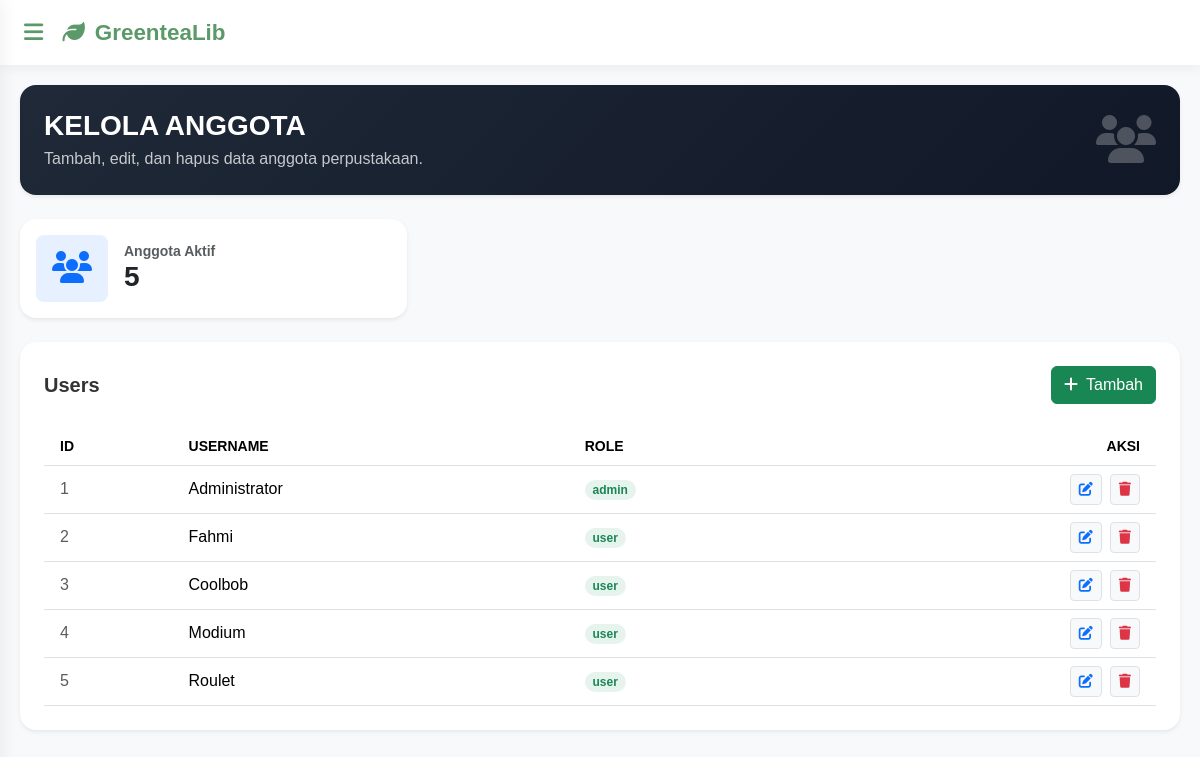
The page /Views/V_User.php (signed in) on the database its author committed.
### tables this page shows
CREATE TABLE `users` (
  `id` int(11) NOT NULL,
  `username` varchar(50) NOT NULL,
  `password` varchar(255) NOT NULL,
  `role` enum('admin','user') NOT NULL DEFAULT 'user'
);

### Controllers/C_User.php (called while the page is built)
<?php
include_once '../Models/M_User.php';
$user = new M_User();
try{
    if(!empty($_GET['aksi'])){
        if($_GET['aksi'] == 'register'){
            $username = $_POST['username'];
            $password = $_POST['password'];
            $role = 'user';
            $checkUser = $user->LOGIN_USER($username);
            if($checkUser){
                die("
                    <script>
                        alert('Username sudah terdaftar!');
                        window.location='../Views/V_Regis.php';
                    </script>
                ");
            }else{
                $user->ADD_USERS(null, $username, $password, $role);
                header("Location: ../Views/V_Login.php");
            }
        }
        elseif($_GET['aksi'] == 'login'){
            $username = $_POST['username'];
            $password = $_POST['password'];
            $checkUser2 = $user->LOGIN_USER($username);
            if(!$checkUser2){
                die("
                    <script>
                        alert('Username tidak ditemukan!');
                        window.location='../Views/V_Login.php';
                    </script>
                ");
            }
            if(password_verify($password, $checkUser2->password)){
                session_start();
                $_SESSION['login'] = true;
                $_SESSION['id_user'] = $checkUser2->id;
                $_SESSION['user'] = $checkUser2->username;
                $_SESSION['role'] = $checkUser2->role;
                echo "
                <script>
                    alert('Berhasil login!');
                </script>";
                header("Location: ../Views/index.php");
                exit;
            } else {
                echo "
                <script>
                    alert('Password salah!');
                    window.location='../Views/V_Login.php';
                </script>";
            }
        }
        elseif($_GET['aksi'] == 'logout'){
            session_start();
            session_unset();
            session_destroy();
            header("Location: ../Views/V_Login.php");
            exit;
        }
        if(!($_GET['aksi'] == 'hapus')){
            if ($_GET['aksi'] == 'edit') {
                $id = $_GET['id'];
                session_start();
                if ($_SESSION['role'] !== 'admin' && $_SESSION['id_user'] != $id) {
                    die("<p>Akses Ilegal! Anda hanya boleh mengedit profil sendiri.</p>");
                }
                $users = $user->SHOW_USER_BY_ID($id);
                include_once '../Views/V_UpdateUser.php';
            }else{
                $id = $_POST['id'];
                $username = $_POST['username'];
                $password = $_POST['password'];
                $role = $_POST['role'];
                if($_GET['aksi'] == 'tambah'){
                    $user->ADD_USERS($id, $username, $password, $role);
                }elseif($_GET['aksi'] == 'update'){
                    $user->UPDATE_USERS($id, $username, $password, $role);
                    session_start();
                    if ($_SESSION['id_user'] == $id) {
                        $_SESSION['user'] = $username;
                        $_SESSION['role'] = $role;
                        header("Location: ../Views/profile.php?status=sukses");
                    } else {
                        header("Location: ../Views/V_User.php?status=update_berhasil");
                    }
                    exit;
                }
            }
        }else{
        	$id = $_GET['id'];
        	$user->DELETE_USERS($id);
        }
    }else{
        $totalUser = $user->COUNT_USER();
        $users = $user->SHOW_USERS();
    }
}catch(Exception $e){
    echo $e->getMessage();
}

### Models/M_Connect.php (called while the page is built, shortened)
<?php
class M_Connect
{
	private $host = "localhost",
	$username = "root",
	$pass = "",
	$db = "aqxua_lib";
	function __construct()
	{
		$this->connect = mysqli_connect($this->host, $this->username, $this->pass, $this->db);
		if ($this->connect)
		{
			return $this->connect;
		}else{
			echo mysqli_connect_error();
		}
	}
}

### Models/M_User.php (called while the page is built, shortened)
<?php
include_once 'M_Connect.php';
class M_User{
    public function SHOW_USERS(){
        $conn = new M_Connect();
        $sql = "SELECT * FROM users";
        $post = mysqli_query($conn->connect, $sql);
        if($post->num_rows > 0){
            while ($data = mysqli_fetch_object($post)){
                $result[] = $data;
            }
            return $result;
        }
    }
    public function COUNT_USER()
    {
        $conn = new M_Connect();
        $sql = "SELECT COUNT(*) as total FROM users";
        $post = mysqli_query($conn->connect, $sql);
        $data = mysqli_fetch_object($post);
        return $data;
    }
}

### Views/V_User.php (the view, shortened to what this page needs)
<?php
    include_once '../Controllers/C_User.php';
    include_once 'HEADER.php';
?>
    <div class="row mb-4">
        <div class="col-12">
            <div class="p-4 rounded-4 shadow-sm text-white d-flex align-items-center justify-content-between" style="background: linear-gradient(135deg, #1f2937, #111827);">
                <div>
                    <h3 class="fw-bold mb-1">KELOLA ANGGOTA</h3>
                    <p class="mb-0 opacity-75">Tambah, edit, dan hapus data anggota perpustakaan.</p>
                </div>
                <div class="d-none d-md-block">
                    <i class="fas fa-users fa-3x opacity-25"></i>
                </div>
            </div>
        </div>
    </div>
    <div class="col-12 col-md-4">
        <div class="card border-0 shadow-sm rounded-4 p-3 card-hover transition-all">
            <div class="d-flex align-items-center gap-3">
                <div class="bg-primary bg-opacity-10 p-3 rounded-3">
                    <i class="fas fa-users fa-2x text-primary"></i>
                </div>
                <div>
                    <h6 class="text-muted mb-0 small uppercase fw-bold">Anggota Aktif</h6>
                    <h3 class="fw-bold mb-0"><?= $totalUser->total ?></h3>
                </div>
            </div>
        </div>
    </div> <br>
    <div class="bg-white rounded-4 shadow-sm p-4">
        <div class="d-flex justify-content-between align-items-center mb-4">
            <h5 class="fw-semibold mb-0">Users</h5>
            <a href="V_AddUser.php" class="btn btn-success">
                <i class="fas fa-plus me-1"></i> Tambah
            </a>
        </div>
        <div class="table-responsive">
            <table class="table table-hover align-middle mb-0">
                <thead class="text-secondary small text-uppercase">
                    <tr>
                        <th scope="col" class="ps-3">ID</th>
                        <th scope="col">Username</th>
                        <th scope="col">Role</th>
                        <th scope="col" class="text-end pe-3">Aksi</th>
                    </tr>
                </thead>
                <tbody>
                    <?php
                    if(!empty($users)){
                            $no = 1;
                            foreach($users as $data){
                    ?>
                    <tr>
                        <td class="ps-3 text-muted"><?= $no++ ?></td>
                        <td class="fw-medium">
                            <?= $data->username ?>
                        </td>
                        <td>
                            <span class="badge rounded-pill bg-success bg-opacity-10">
                                <span class="text-success"><?= $data->role ?></span>
                            </span>
                        </td>
                        <td class="text-end pe-3">
                            <div class="d-flex justify-content-end gap-2">
                                <a href="../Controllers/C_User.php?aksi=edit&id=<?= $data->id ?>" class="btn btn-sm btn-light border text-primary" title="Update">
                                 	<i class="fas fa-edit"></i>
                                 </a>
                                <a href="../Controllers/C_User.php?aksi=hapus&id=<?= $data->id ?>" class="btn btn-sm btn-light border text-danger" onclick="return confirm('Hapus user <?= $data->username ?>?')" title="Delete">
                                    <i class="fas fa-trash"></i>
                                </a>
                            </div>
                        </td>
                    </tr>
                    <?php }}else{
                        echo '<p class="text-center text-muted">Data tidak tersedia</p>';
                    }
                    ?>
                </tbody>
            </table>
        </div>
    </div>
<?php include_once 'FOOTER.php'; ?>

### Views/HEADER.php (style rules this page uses)
:root { --green-tea: #5B9A68; --green-tea-dark: #388E3C; --green-tea-soft: #F1F8E9; --text-dark: #333333; --white: #ffffff; }
body { margin: 0; font-family: 'Poppins', sans-serif; background: #f8f9fa; color: var(--text-dark); }

### rows shown on the page
users: username "Administrator", role "admin"
users: username "Fahmi", role "user"
users: username "Coolbob", role "user"
users: username "Modium", role "user"
users: username "Roulet", role "user"

### other values the page prints
$totalUser->total "5"
